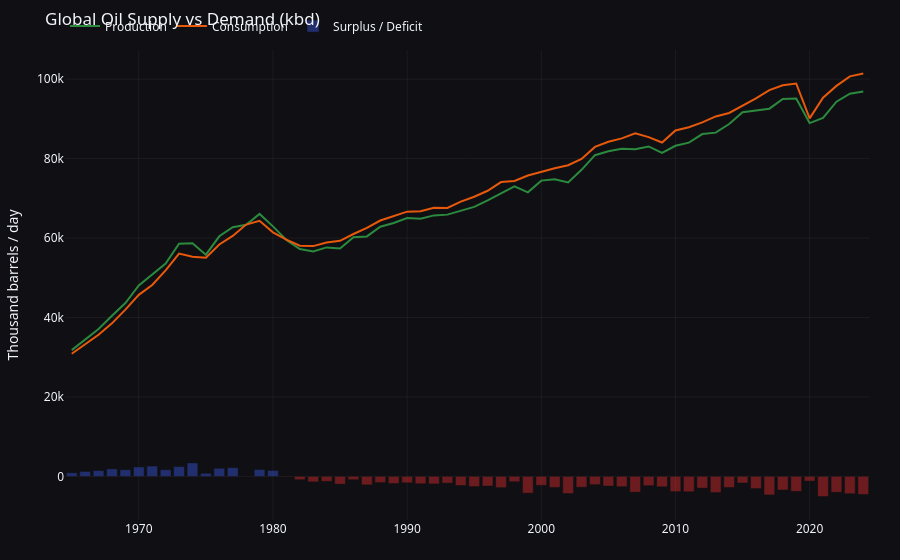

This figure's notebook cell:
### Markdown cell above
---
## 1. Global supply / demand balance

The bar shows the implied surplus (production - consumption). Positive = oversupplied, negative = stock draw.

### Code cell
df = q('''
    SELECT p.year,
           p.value_kbd AS production,
           c.value_kbd AS consumption,
           p.value_kbd - c.value_kbd AS surplus
    FROM oil_production p
    JOIN oil_consumption c ON p.year = c.year AND p.entity = c.entity
    WHERE p.entity = 'Total World' AND p.year >= 1965
    ORDER BY p.year
''')

fig = go.Figure()
fig.add_trace(go.Scatter(x=df.year, y=df.production, name="Production",
              line=dict(color="#2b8a3e", width=2)))
fig.add_trace(go.Scatter(x=df.year, y=df.consumption, name="Consumption",
              line=dict(color="#e8590c", width=2)))
fig.add_trace(go.Bar(x=df.year, y=df.surplus, name="Surplus / Deficit",
              marker_color=df.surplus.apply(lambda v: "#364fc7" if v >= 0 else "#c92a2a"),
              opacity=0.5))
style(fig, title="Global Oil Supply vs Demand (kbd)", yaxis_title="Thousand barrels / day")
fig.show()
